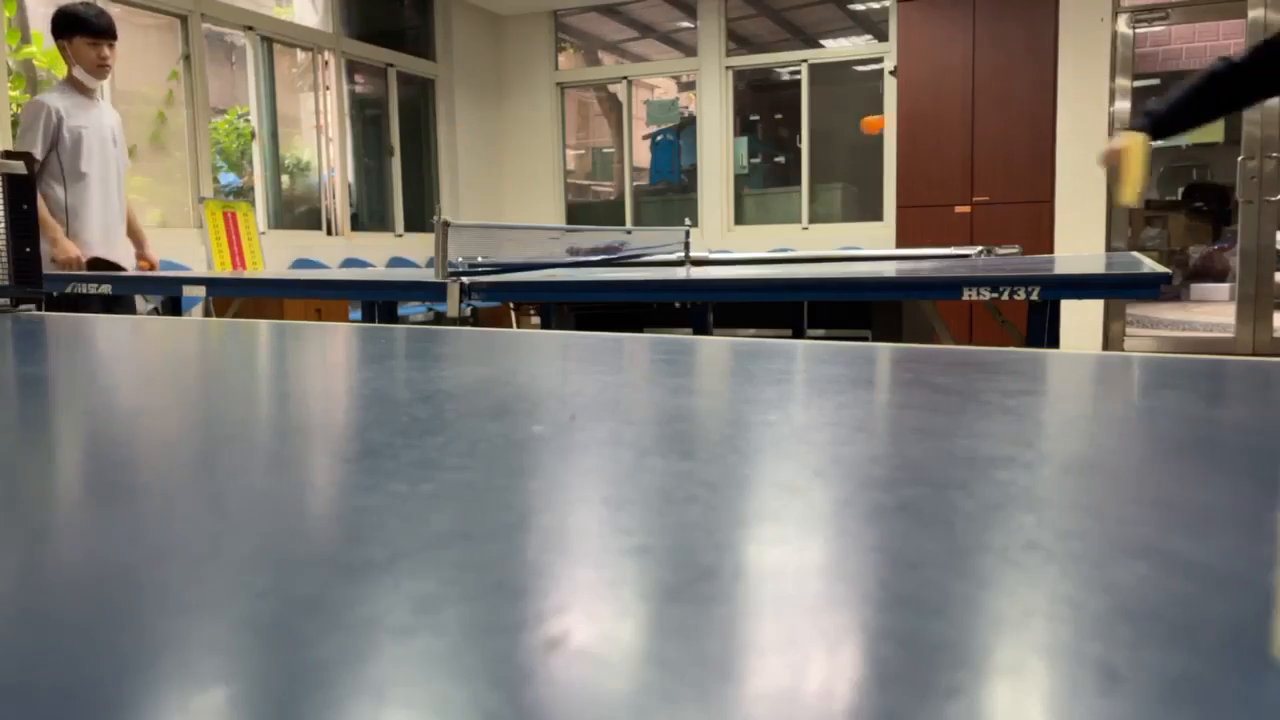
#> input picture frame 87 of ball_detection/test.mp4, 1280 x 720 px
$ python test_ColorRange.py
#> lines starting #> are read from the running program, lines starting #| are printed output that depends on the picture; after the words box and inside, x2 and y2 are one past the last pixel; in counts of white or black regions, pixels touching at a corner belong together
import cv2
import numpy as np
import pickle
import os

def empty(a) :
    pass

def save(path, object) :
    with open(path, "wb") as f :
        pickle.dump(object, f)

def load(path) :
    if not os.path.exists(path) :
        return ColorRange()
    with open(path, "rb") as f :
        return pickle.load(f)


class ColorRange :
    upper:np.ndarray
    lower:np.ndarray

    def __init__(self) :
        self.upper = np.array([179, 255, 255])
        self.lower = np.array([0, 0, 0])


    def getParameters(self, h_min, h_max, s_min, s_max, v_min, v_max) :
        h_min = cv2.getTrackbarPos("Hue Min", "ColorRangeSetting")
        h_max = cv2.getTrackbarPos("Hue Max", "ColorRangeSetting")
        s_min = cv2.getTrackbarPos("Sat Min", "ColorRangeSetting")
        s_max = cv2.getTrackbarPos("Sat Max", "ColorRangeSetting")
        v_min = cv2.getTrackbarPos("Val Min", "ColorRangeSetting")
        v_max = cv2.getTrackbarPos("Val Max", "ColorRangeSetting")

        self.upper = np.array([h_max, s_max, v_max])
        self.lower = np.array([h_min, s_min, v_min])


    def run(self, cam1) :
        cv2.namedWindow("ColorRangeSetting")

        cv2.createTrackbar("Hue Min", "ColorRangeSetting", self.lower[0], 179, empty)
#> slider 'Hue Min' is set to 35
        cv2.createTrackbar("Hue Max", "ColorRangeSetting", self.upper[0], 179, empty)
        cv2.createTrackbar("Sat Min", "ColorRangeSetting", self.lower[1], 255, empty)
#> slider 'Sat Min' is set to 51
        cv2.createTrackbar("Sat Max", "ColorRangeSetting", self.upper[1], 255, empty)
        cv2.createTrackbar("Val Min", "ColorRangeSetting", self.lower[2], 255, empty)
#> slider 'Val Min' is set to 51
        cv2.createTrackbar("Val Max", "ColorRangeSetting", self.upper[2], 255, empty)

        while True :
            ret1, frame1 = cam1.read()
#> frame1 is the input picture: shape (720, 1280, 3); mean B, G, R 114.4, 121.4, 125.8

            if ret1 :
                self.getParameters(self.lower[0], self.upper[0], self.lower[1], self.upper[1], self.lower[2], self.upper[2])

                hsv1 = cv2.cvtColor(frame1, cv2.COLOR_BGR2HSV)
#> hsv1: shape (720, 1280, 3); mean H, S, V 59.9, 50.6, 130.7
                mask1 = cv2.inRange(hsv1, self.lower, self.upper)
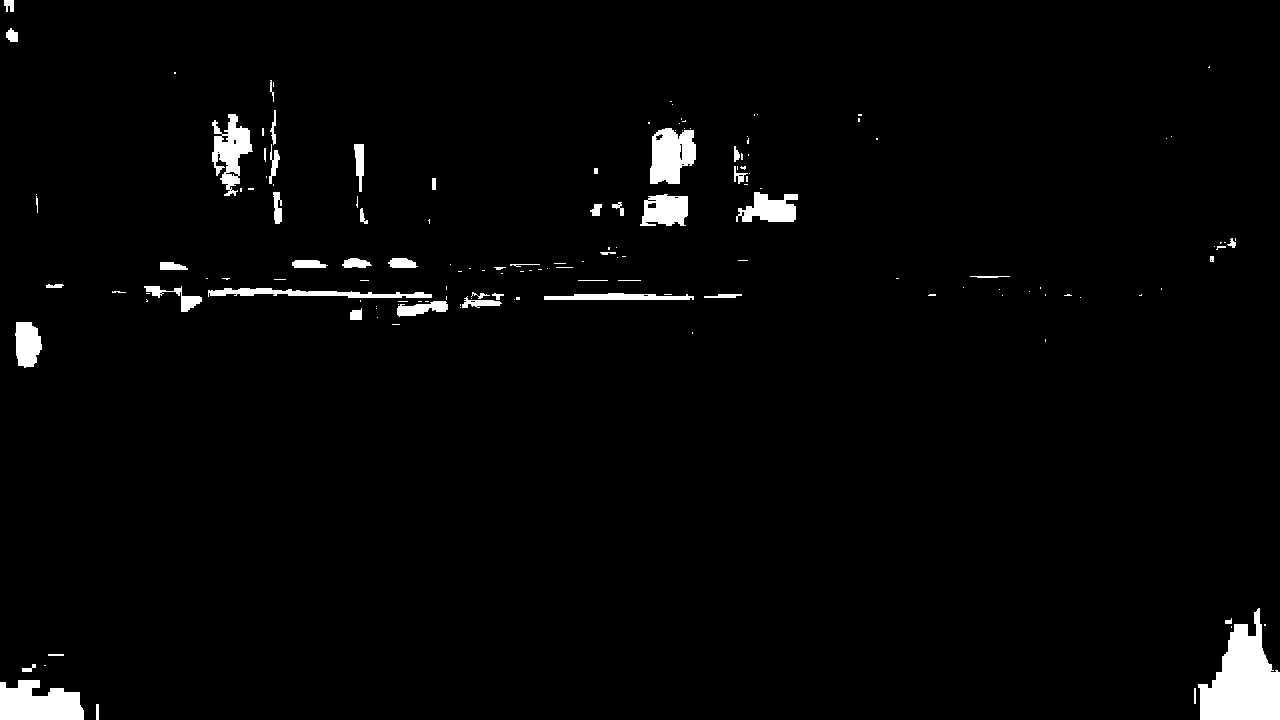
#> mask1: shape (720, 1280); 2.4% white; 151 white regions (100 under 20 px), largest, box (x1, y1, x2, y2) and area: (1198, 608, 1280, 720) 5465, (0, 680, 84, 720) 2622, (650, 128, 696, 184) 1950

                cv2.putText(frame1, "Camera 1", (10, 30), cv2.FONT_HERSHEY_SIMPLEX, 1, (0, 128, 255), 2)
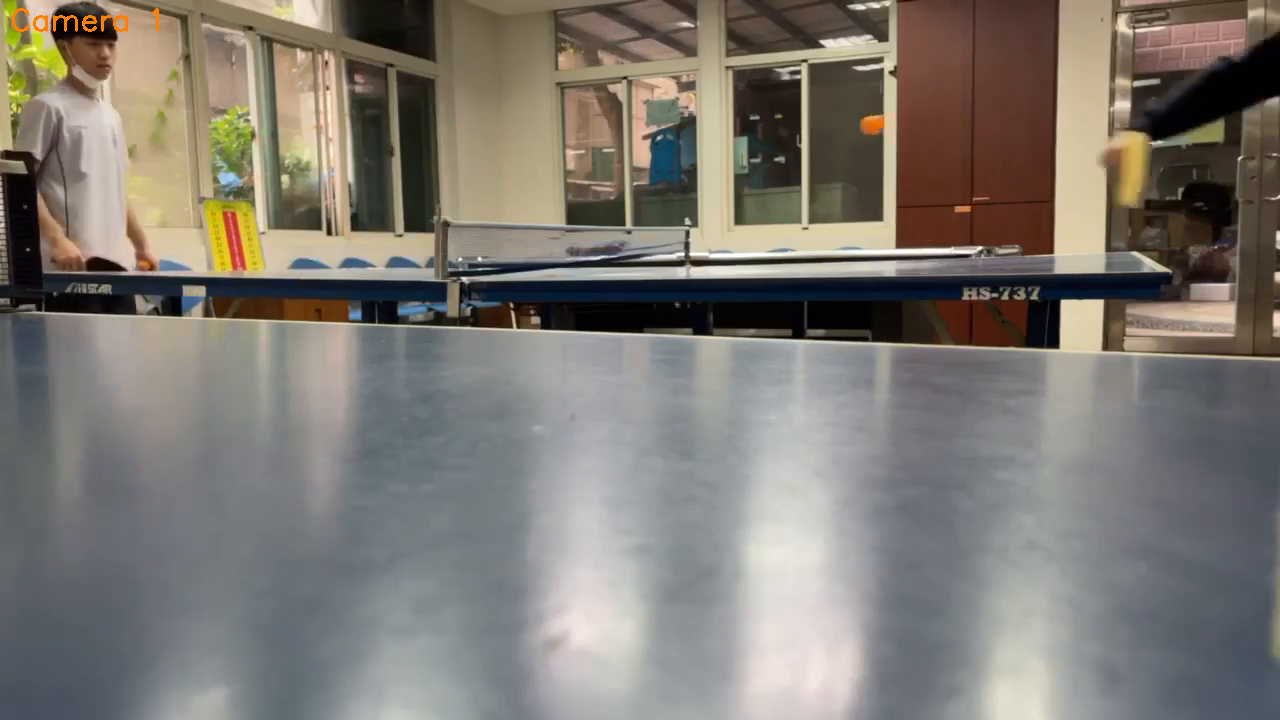
#> frame1: shape (720, 1280, 3); 0.1% of pixels changed, all inside (x1, y1, x2, y2) = (12, 8, 159, 32)
                cv2.putText(mask1, "Mask Camera 1", (10, 30), cv2.FONT_HERSHEY_SIMPLEX, 1, (255, 239, 97), 2)
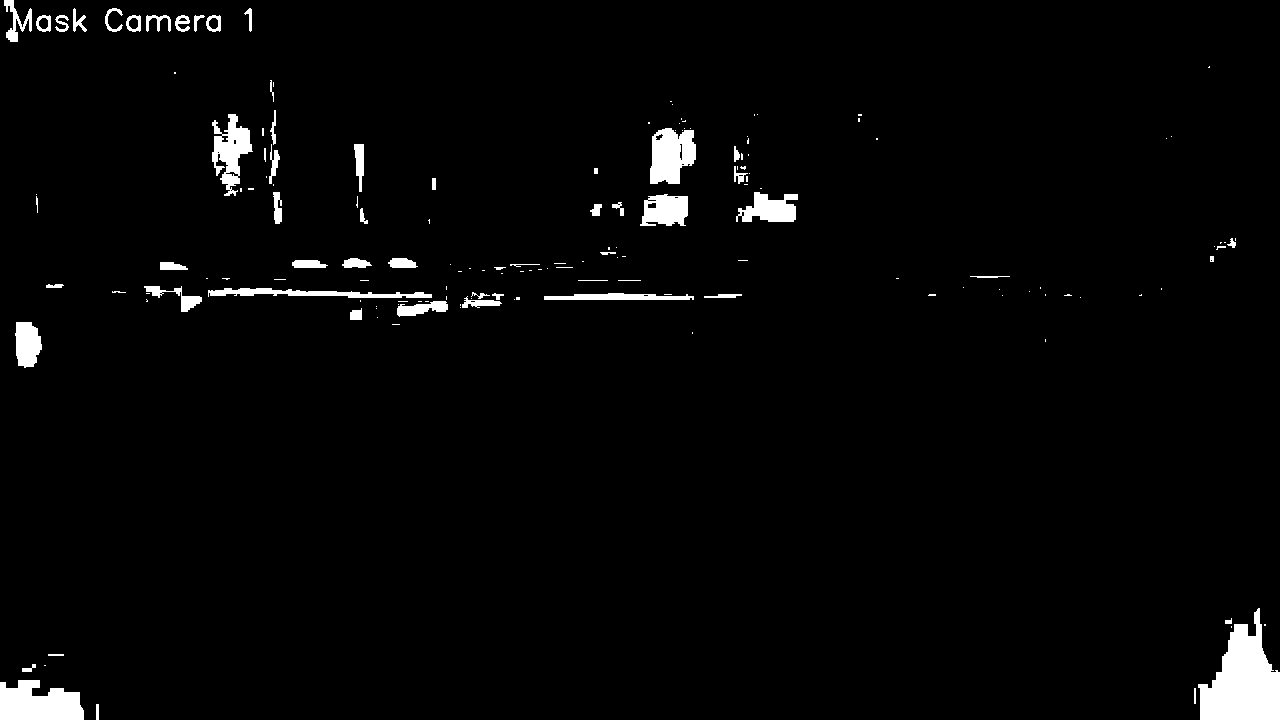
#> mask1: shape (720, 1280); 2.6% white; 160 white regions (100 under 20 px), largest, box (x1, y1, x2, y2) and area: (1198, 608, 1280, 720) 5465, (0, 680, 84, 720) 2622, (650, 128, 696, 184) 1950


                cv2.imshow("ColorRangeSetting", frame1)
                cv2.imshow("ColorRangeMask", mask1)
            else :
                break

            key = cv2.waitKey(50)
#> (key Esc is pressed here)
            if key == ord(" ") :
                break

        cv2.destroyAllWindows()


if __name__ == "__main__" :
    cam1 = cv2.VideoCapture('test.mp4')

    cr = load("test_color_range")

    cr.run(cam1)
    save("test_color_range", cr)

$ run again, starting later in the video
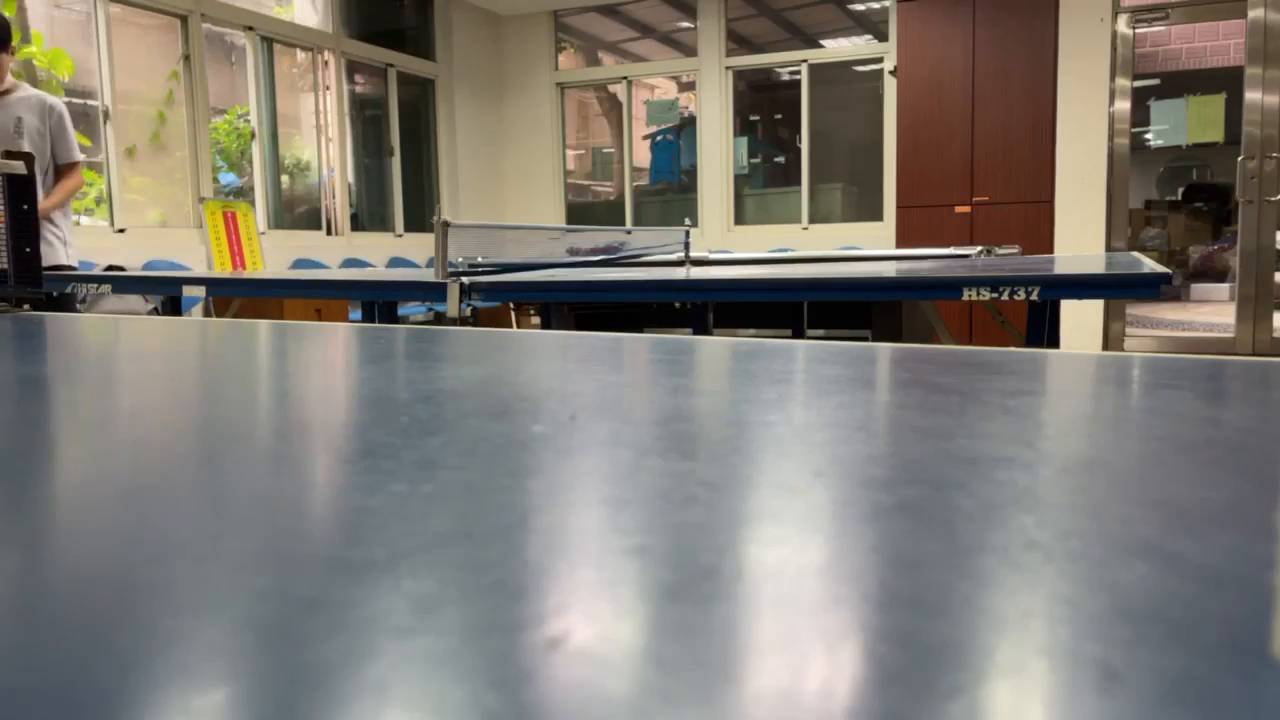
#> input picture frame 395 of ball_detection/test.mp4, 1280 x 720 px
#> in run, frame1 is the input picture: shape (720, 1280, 3); mean B, G, R 116.1, 123.5, 128
#> hsv1: shape (720, 1280, 3); mean H, S, V 59.5, 49.9, 132.9
#> in run, `mask1 = cv2.inRange(hsv1, self.lower, self.upper)`:
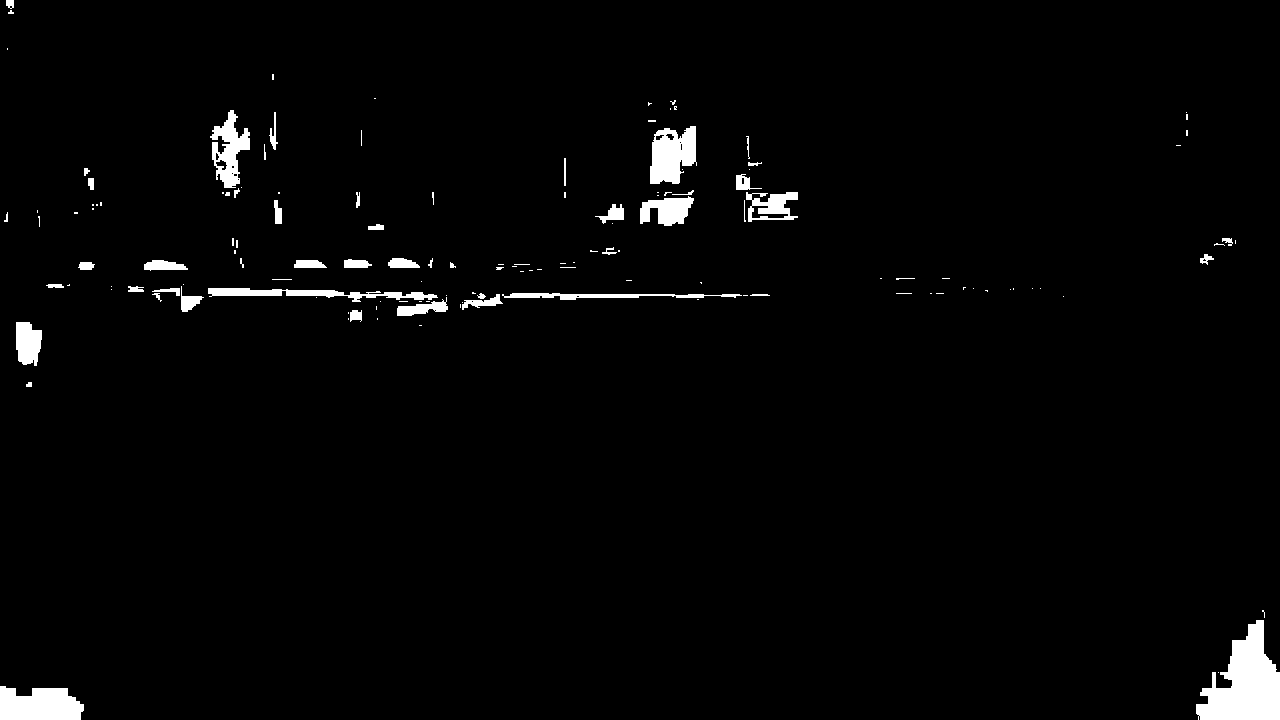
#> mask1: shape (720, 1280); 2.2% white; 138 white regions (88 under 20 px), largest, box (x1, y1, x2, y2) and area: (1196, 620, 1280, 720) 4960, (0, 686, 84, 720) 2363, (650, 126, 697, 184) 1986
#> frame1: shape (720, 1280, 3); 0.1% of pixels changed, all inside (x1, y1, x2, y2) = (12, 8, 159, 32)
#> in run, `cv2.putText(mask1, "Mask Camera 1", (10, 30), cv2.FONT_HERSHEY_SIMPLEX..`:
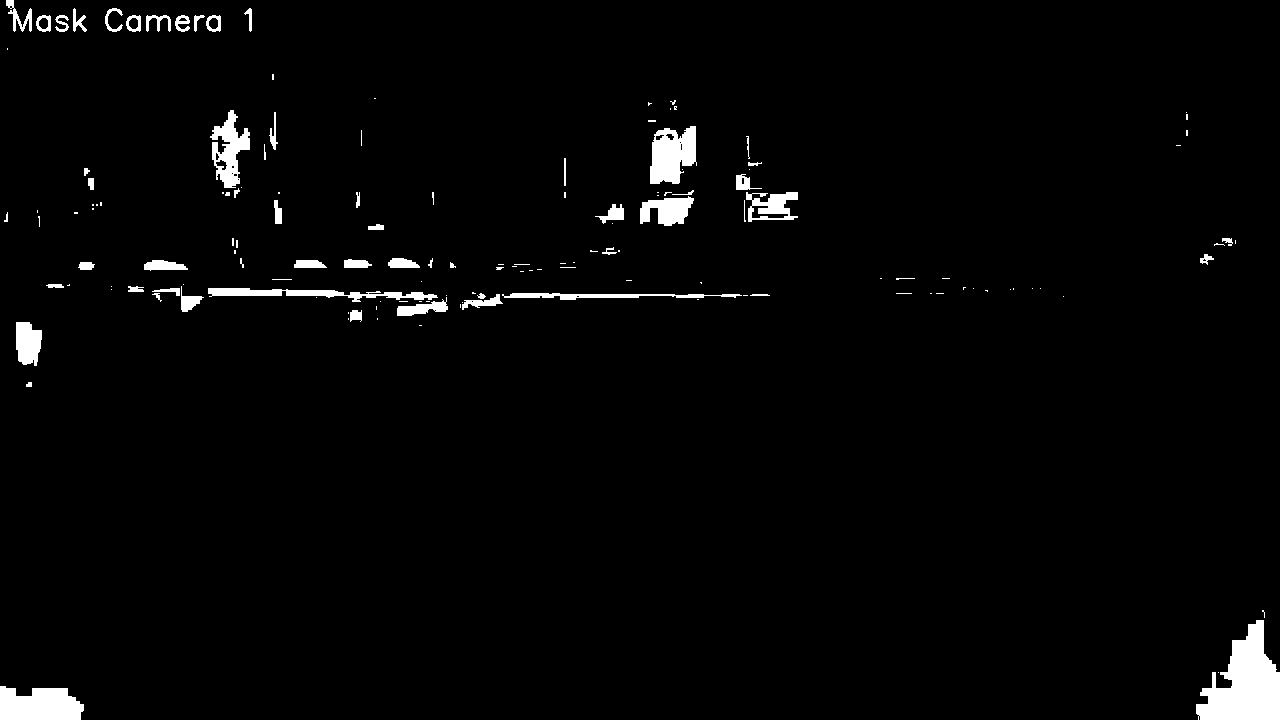
#> mask1: shape (720, 1280); 2.4% white; 147 white regions (87 under 20 px), largest, box (x1, y1, x2, y2) and area: (1196, 620, 1280, 720) 4960, (0, 686, 84, 720) 2363, (650, 126, 697, 184) 1986

$ run again, starting later in the video
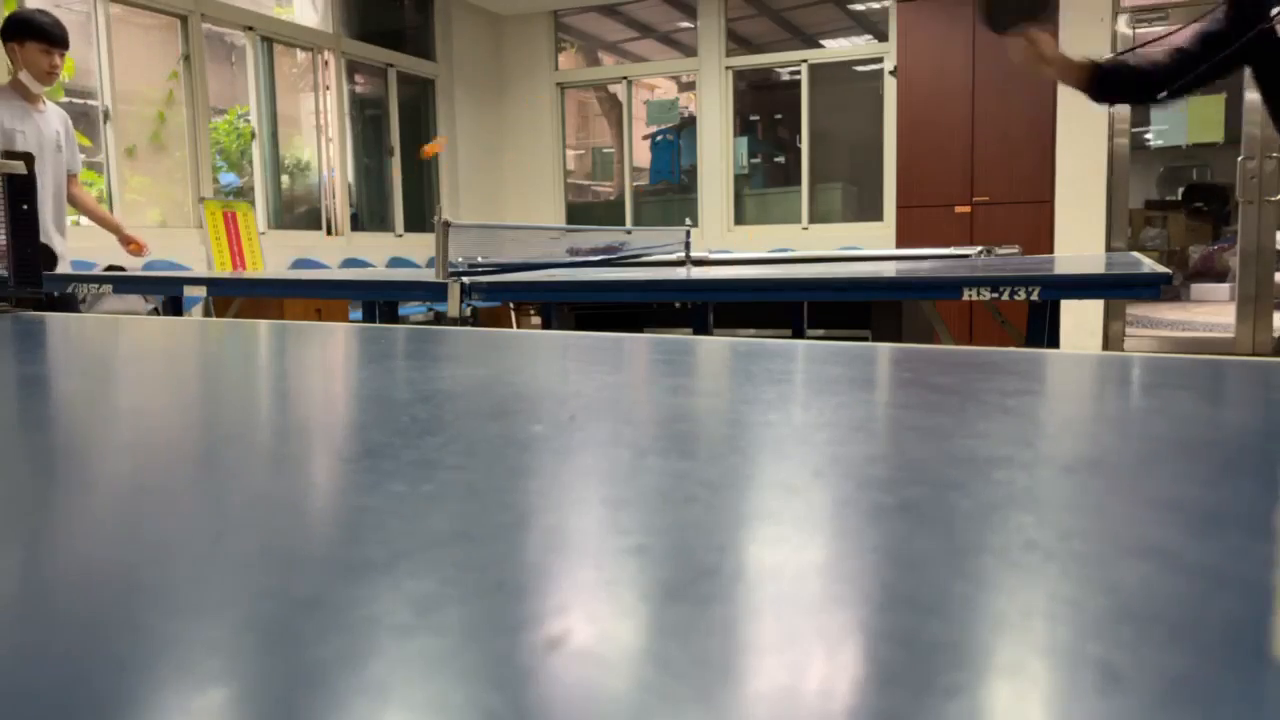
#> input picture frame 702 of ball_detection/test.mp4, 1280 x 720 px
#> in run, frame1 is the input picture: shape (720, 1280, 3); mean B, G, R 114.7, 121.5, 125.8
#> hsv1: shape (720, 1280, 3); mean H, S, V 60.6, 50.4, 130.8
#> in run, `mask1 = cv2.inRange(hsv1, self.lower, self.upper)`:
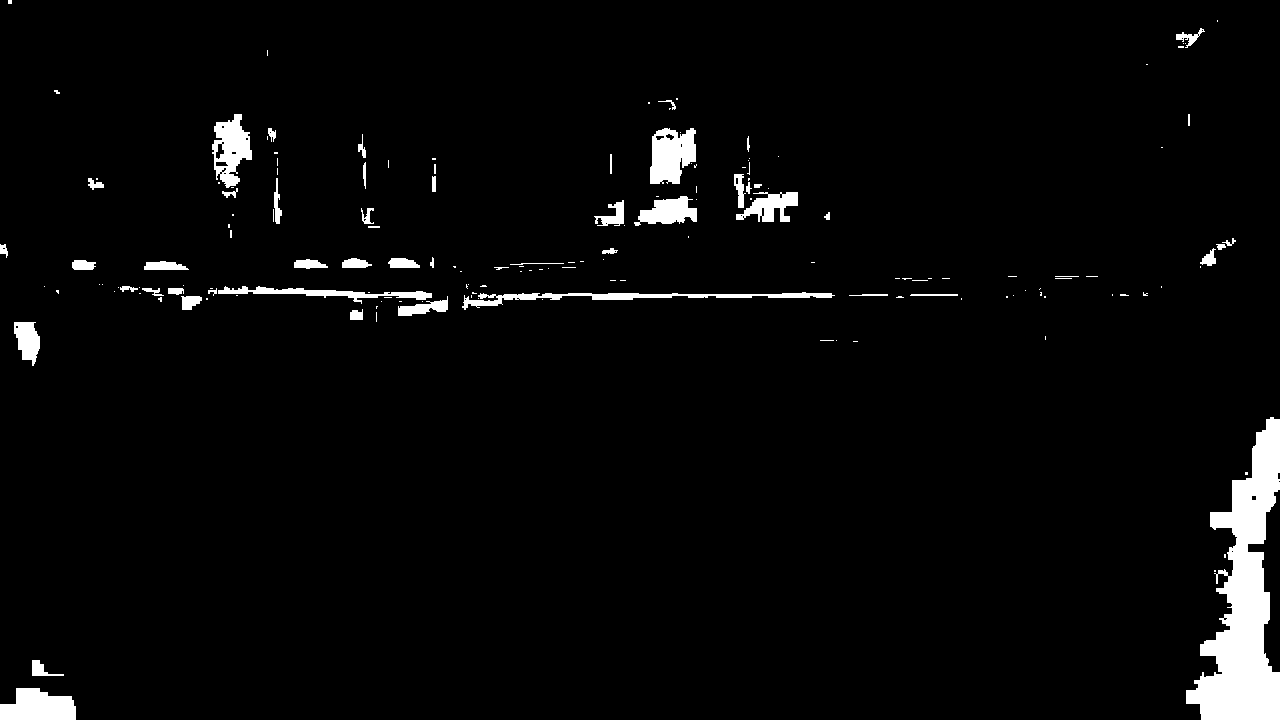
#> mask1: shape (720, 1280); 3.3% white; 163 white regions (110 under 20 px), largest, box (x1, y1, x2, y2) and area: (1186, 417, 1280, 720) 13813, (650, 128, 696, 184) 1948, (0, 688, 76, 720) 1892
#> frame1: shape (720, 1280, 3); 0.1% of pixels changed, all inside (x1, y1, x2, y2) = (12, 8, 159, 32)
#> in run, `cv2.putText(mask1, "Mask Camera 1", (10, 30), cv2.FONT_HERSHEY_SIMPLEX..`:
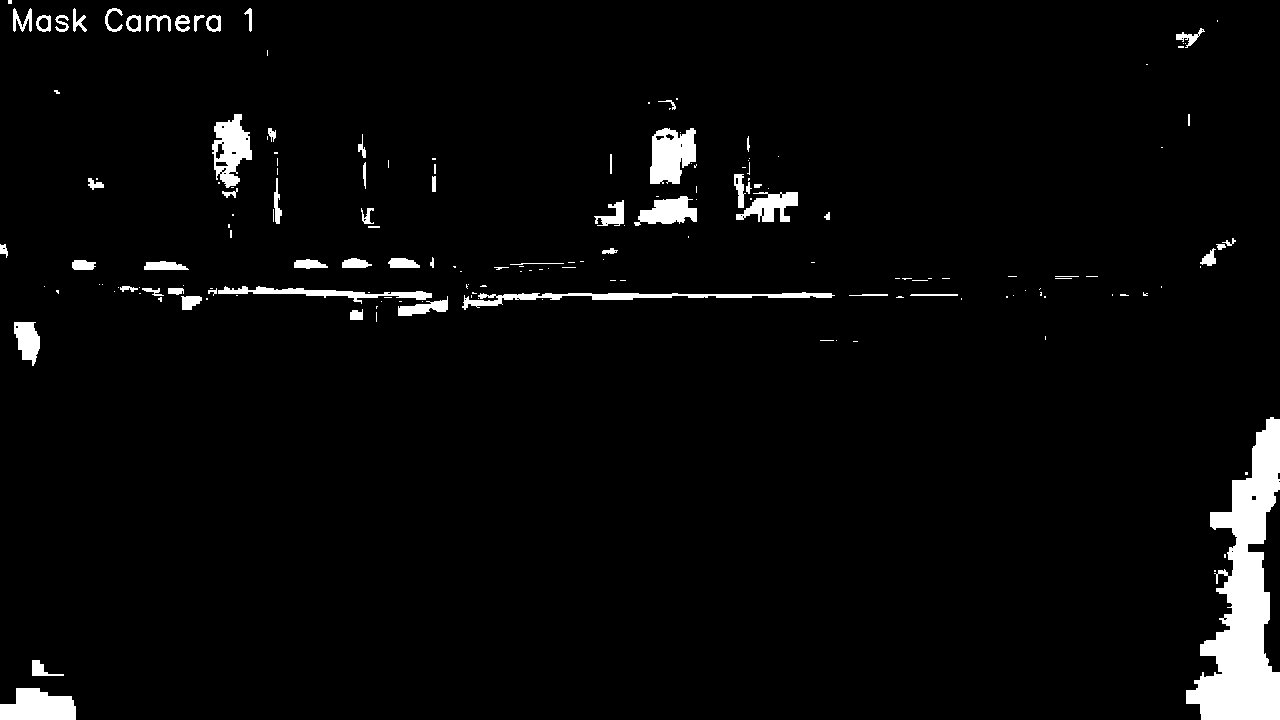
#> mask1: shape (720, 1280); 3.5% white; 174 white regions (110 under 20 px), largest, box (x1, y1, x2, y2) and area: (1186, 417, 1280, 720) 13813, (650, 128, 696, 184) 1948, (0, 688, 76, 720) 1892
